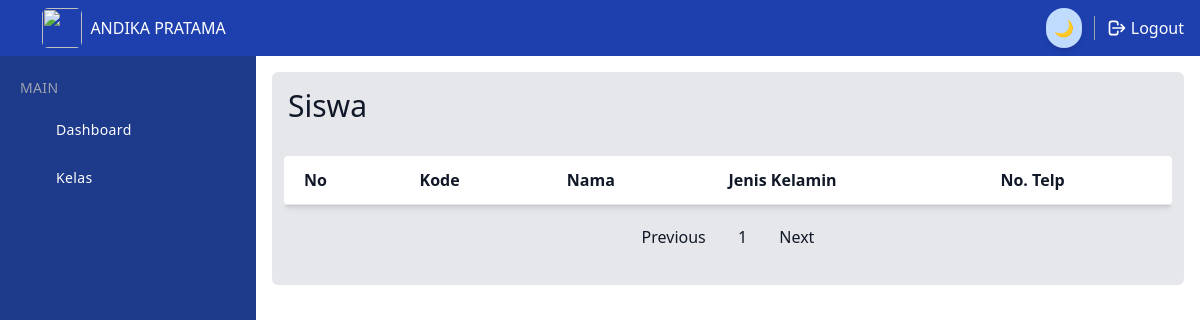
The app's page /dashboard/user/kelas.php?kode_kelas=KEL00001 (signed in), older data.
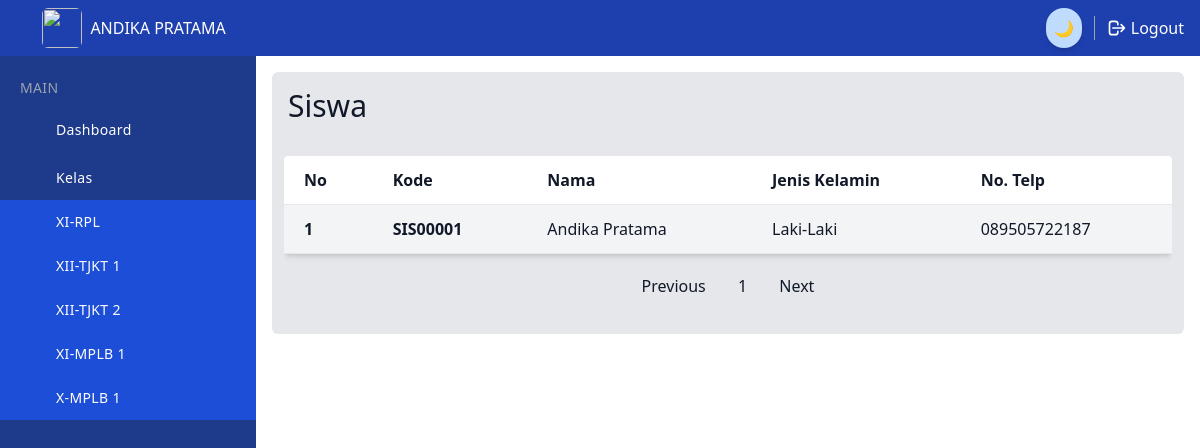
The same page, newer data.
### tables this page shows
CREATE TABLE `siswa` (
  `id` int NOT NULL,
  `kode_siswa` varchar(10) NOT NULL,
  `nama` varchar(100) NOT NULL,
  `jkelamin` enum('L','P') NOT NULL,
  `no_telp` varchar(100) NOT NULL,
  `kelas` varchar(10) NOT NULL
);

### dashboard/user/kelas.php (the view, shortened to what the changed rows need)
<?php
include '../../config/koneksi.php';
$kodeKelas = mysqli_real_escape_string($koneksi, $_GET['kode_kelas']);
$perPage = 5;
$currentPage = $_GET['page'] ?? 1;
$start = ($currentPage - 1) * $perPage;
$query = "SELECT * FROM siswa WHERE kelas = '$kodeKelas' LIMIT $start, $perPage";
$resultMurid = mysqli_query($koneksi, $query);
$nomor = ($currentPage - 1) * $perPage + 1;
?>
<!DOCTYPE html>
<html lang="en">
<head>
    <script src="https://cdn.tailwindcss.com"></script>
    <script src="../../config/tailwindcss.config.js"></script>
</head>
<body>
    <div x-data="setup()" :class="{ 'dark': isDark }">
        <div class="min-h-screen flex flex-col flex-auto flex-shrink-0 antialiased bg-white dark:bg-gray-700 text-black dark:text-white">
            <?php include '../sidebar.php' ?>
            <div class="h-full ml-14 mt-14 mb-10 md:ml-64">
                <div class="container p-4">
                    <div class="text-gray-900 bg-gray-200 dark:bg-gray-900 dark:text-gray-100 rounded-md">
                        <div class="p-4 flex">
                            <h1 class="text-3xl">
                                Siswa
                            </h1>
                        </div>
                        <div class="px-3 py-4 flex justify-center">
                            <div class="overflow-x-auto w-full">
                                <table class="w-full text-md bg-white dark:bg-gray-800 shadow-md rounded mb-4">
                                    <tr class="border-b">
                                        <th class="text-left p-3 px-5">No</th>
                                        <th class="text-left p-3 px-5">Kode</th>
                                        <th class="text-left p-3 px-5">Nama</th>
                                        <th class="text-left p-3 px-5">Jenis Kelamin</th>
                                        <th class="text-left p-3 px-5">No. Telp</th>
                                    </tr>
                                    <tbody>
                                        <?php while ($siswa = mysqli_fetch_assoc($resultMurid)) : ?>
                                            <tr class="border-b hover:bg-orange-100 bg-gray-100 dark:bg-gray-800 dark:hover:bg-gray-700 dark:border-gray-700">
                                                <td class="p-3 px-5 font-bold"><?php echo $nomor++; ?></td>
                                                <td class="p-3 px-5 font-bold"><?php echo $siswa['kode_siswa']; ?></td>
                                                <td class="p-3 px-5"><?php echo $siswa['nama']; ?></td>
                                                <td class="p-3 px-5"><?php echo ($siswa['jkelamin'] == 'L') ? 'Laki-Laki' : 'Perempuan'; ?></td>
                                                <td class="p-3 px-5"><?php echo $siswa['no_telp']; ?></td>
                                            </tr>
                                        <?php endwhile; ?>
                                    </tbody>
                                </table>
                            </div>
                        </div>
                    </div>
                </div>
            </div>
        </div>
    </div>
</body>
</html>

### dashboard/sidebar.php (shortened to what the changed rows need)
<?php
$user_role = isset($_SESSION['role']) ? $_SESSION['role'] : '';
$menu_items = [];
$menu_items1 = [];
if ($user_role == 'super_admin' || $user_role == 'admin') {
    $menu_items = [
        ['url' => '/akademik-andika/dashboard/admin/', 'label' => 'Dashboard', 'icon' => 'home-outline'],
        ['url' => '/akademik-andika/dashboard/admin/crud-user.php', 'label' => 'User', 'icon' => 'people-outline'],
        ['url' => '/akademik-andika/dashboard/admin/crud-siswa.php', 'label' => 'Siswa', 'icon' => 'people-outline'],
        ['url' => '/akademik-andika/dashboard/admin/crud-guru.php', 'label' => 'Guru', 'icon' => 'people-outline'],
        ['url' => '/akademik-andika/dashboard/admin/crud-kelas.php', 'label' => 'Kelas', 'icon' => 'people-outline'],
        ['url' => '/akademik-andika/dashboard/admin/crud-mapel.php', 'label' => 'Mata Pelajaran', 'icon' => 'people-outline'],
    ];
} else {
    $menu_items = [
        ['url' => '/akademik-andika/dashboard/user/', 'label' => 'Dashboard', 'icon' => 'home-outline'],
    ];
    $kode_guru = $_SESSION['username'];
    $queryKelasGuru = "SELECT DISTINCT k.kode_kelas, k.nama FROM kelas k INNER JOIN guru_kelas gk ON k.kode_kelas = gk.kelas_kode WHERE gk.guru_kode = '$kode_guru'";
    $resultKelasGuru = mysqli_query($koneksi, $queryKelasGuru);
    $isFirst = true;
    while ($rowKelas = mysqli_fetch_assoc($resultKelasGuru)) {
        $url = '/akademik-andika/dashboard/user/kelas.php?kode_kelas=' . $rowKelas['kode_kelas'];
        if (isset($_GET['page'])) {
            $url .= '&page=' . $_GET['page'];
        } else if ($isFirst) {
            $isFirst = false;
        } else {
            $url .= '';
        }
        $menu_items1[] = ['url' => $url, 'label' => $rowKelas['nama'], 'icon' => 'people-outline'];
    }
}
?>
<div x-data="{ activePath: window.location.pathname + window.location.search, dropdownOpen: <?= in_array($_SERVER['REQUEST_URI'], array_column($menu_items1, 'url')) ? 'true' : 'false' ?> }" class="fixed flex flex-col top-14 left-0 w-14 hover:w-64 md:w-64 bg-blue-900 dark:bg-gray-900 h-full text-white transition-all duration-300 border-none z-10 sidebar">
    <div class="overflow-y-auto overflow-x-hidden flex flex-col justify-between flex-grow">
        <ul class="flex flex-col py-4 space-y-1">
            <?php foreach ($menu_items as $item) : ?>
                <li>
                    <a href="<?= $item['url']; ?>" @click="activePath = '<?= $item['url']; ?>'" :class="{ 'bg-blue-800 dark:bg-gray-600 border-blue-500 dark:border-gray-800 text-white-800': activePath === '<?= $item['url']; ?>' }" class="relative flex flex-row items-center h-11 focus:outline-none hover:bg-blue-800 dark:hover:bg-gray-600 text-white-600 hover:text-white-800 border-l-4 border-transparent hover:border-blue-500 dark:hover:border-gray-800 pr-6">
                        <span class="inline-flex justify-center items-center ml-4">
                            <ion-icon name="<?= $item['icon']; ?>" class="w-7 h-7"></ion-icon>
                        </span>
                        <span class="ml-2 text-sm tracking-wide truncate"><?= $item['label']; ?></span>
                    </a>
                </li>
            <?php endforeach; ?>
            <?php if ($user_role == 'guru') : ?>
                <li x-data="{ open: <?= in_array($_SERVER['REQUEST_URI'], array_column($menu_items1, 'url')) ? 'true' : 'false' ?> }">
                    <ul x-show="open || <?= in_array($_SERVER['REQUEST_URI'], array_column($menu_items1, 'url')) || isset($_GET['page']) ? 'true' : 'false' ?>" @click.away="open = false" x-transition class="bg-blue-700 dark:bg-gray-800">
                        <?php foreach ($menu_items1 as $item) : ?>
                            <li>
                                <a href="<?= $item['url']; ?>" @click="activePath.split('?')[0] === '<?= $item['url']; ?>'" :class="{ 'bg-blue-800 dark:bg-gray-600 border-blue-500 dark:border-gray-800 text-white-800': activePath === '<?= $item['url']; ?>' }" class="relative flex flex-row items-center h-11 focus:outline-none hover:bg-blue-800 dark:hover:bg-gray-600 text-white-600 hover:text-white-800 border-l-4 border-transparent hover:border-blue-500 dark:hover:border-gray-800 pr-6">
                                    <span class="inline-flex justify-center items-center ml-4">
                                        <ion-icon name="<?= $item['icon']; ?>" class="w-7 h-7"></ion-icon>
                                    </span>
                                    <span class="ml-2 text-sm tracking-wide truncate"><?= $item['label']; ?></span>
                                </a>
                            </li>
                        <?php endforeach; ?>
                    </ul>
                </li>
            <?php endif; ?>
        </ul>
    </div>
</div>

Row changes from the older to the newer data that the page shows:
now on this page (row edited): siswa: kode_siswa "SIS00001", nama "Andika Pratama", jkelamin "Laki-Laki", no_telp "089505722187"
Text that changed along with them:
new list line: "XI-RPL"
new list line: "XII-TJKT 1"
new list line: "XII-TJKT 2"
new list line: "XI-MPLB 1"
new list line: "X-MPLB 1"
